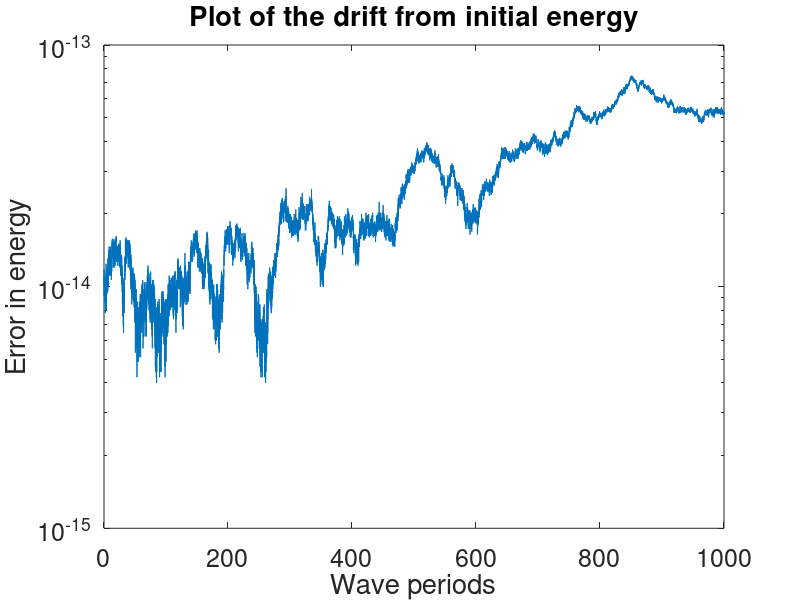

This figure's MATLAB source:
clc
close all


T = dlmread('fv-16-16-1000.txt');
figure 
semilogy( T(:,1), T(:,2))
set(gca,'FontSize', 18)
title('Plot of the drift from initial energy')
xlabel('Wave periods')
ylabel('Error in energy')